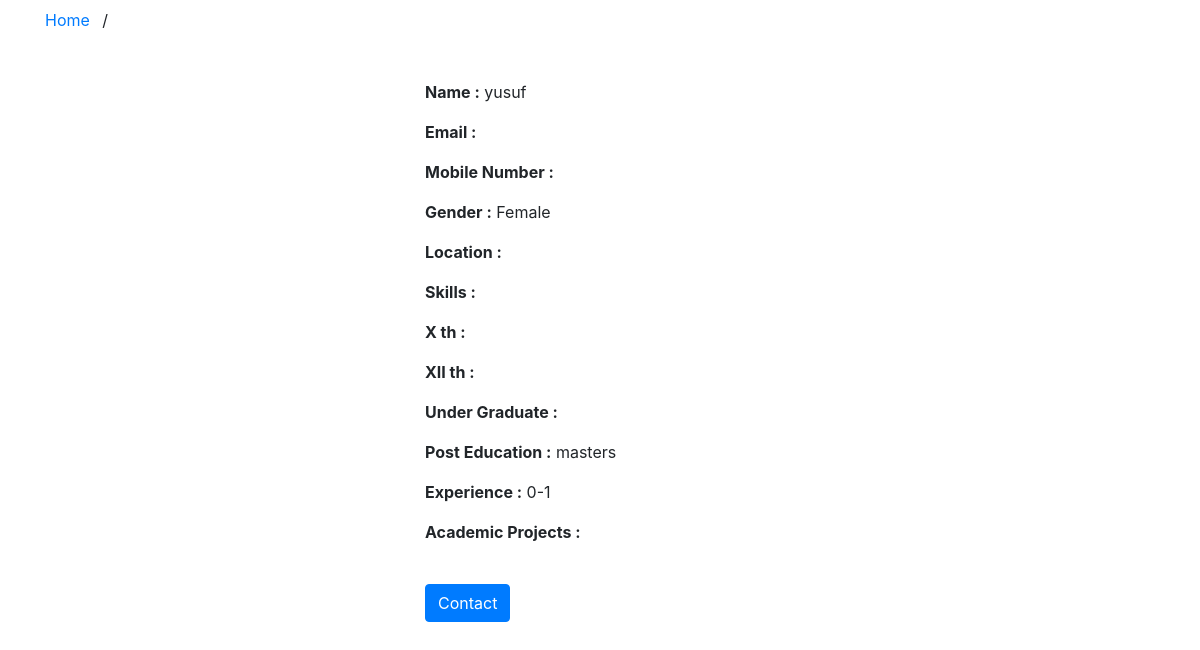
The app's page /JobApp/dashboard/employer/applicant_details/1, older data.
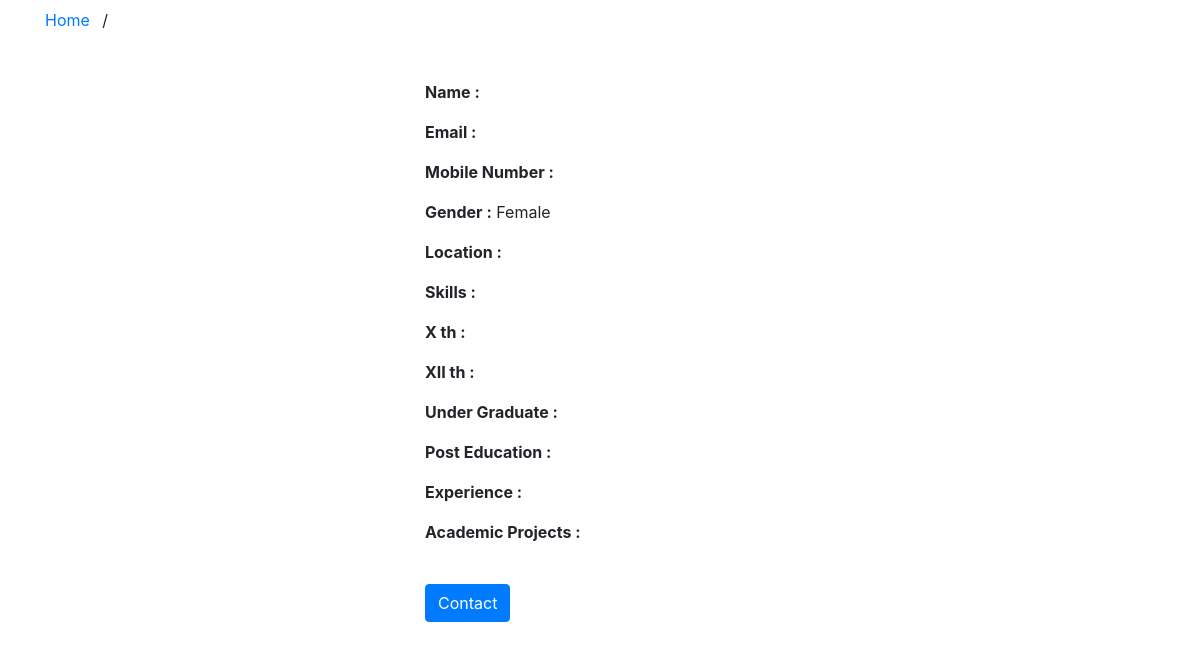
The same page, newer data.
### users/models.py (models this page shows, shortened)
class CustomUser(AbstractBaseUser,PermissionsMixin):
    username=None  #Removed the username field*/
    email = models.EmailField(_("email address"), unique=True)
    first_name = models.CharField(max_length=100)
    last_name = models.CharField(max_length=100)
    is_staff = models.BooleanField(default=False)
    is_active = models.BooleanField(default=True)
    date_joined = models.DateTimeField(_("join date"), default=timezone.now)
    USER_TYPE_CHOICES = (
        ('candidate', 'Candidate'),
        ('recruiter', 'Recruiter'),
    )
    user_type = models.CharField(max_length=10,choices=USER_TYPE_CHOICES)
    USERNAME_FIELD="email"
    REQUIRED_FIELDS=[]
    objects=CustomUserManager()

### Account/models.py (models this page shows, shortened)
class CandidateProfile(models.Model):
    USER_TYPE_CHOICES=CustomUser.USER_TYPE_CHOICES
    user = models.OneToOneField(CustomUser, on_delete=models.CASCADE)
    first_name=models.CharField(_("First Name"),default='xyz', max_length=50)
    last_name=models.CharField(_("Last Name"),default='xyz', max_length=50)
    education= models.CharField(_("Add your education criteria"), max_length=50,choices=EDUCATION_CHOICES,default='masters')
    experience=models.CharField(_("Your work wxperience level"), max_length=50,choices=EXPERIENCE_CHOICES, default='0-1')
    has_resume=models.BooleanField(_("Do you have resume"),default=True,max_length=5)
    resume=models.FileField(_("Upload your resume here"), upload_to='profiles/', max_length=100,blank=True)
    gender=models.CharField(_("Select your gender "), max_length=50,choices=gender_chioce,default="")
    bio=models.TextField(_("Write your bio here!"),blank=True)

### JobApp/views.py (the view)
# urls.py: path('dashboard/employer/applicant_details/<int:id>', views.applicant_details, name='applicant_details'),
def applicant_details(request,id):
    applicant=get_object_or_404(CustomUser,id=id)
    context={'applicant':applicant}
    template_name='JobApp/applicant_details.html'
    return render(request, template_name, context)

### templates/JobApp/applicant_details.html (shortened to what this page needs)
{% extends 'base.html' %}
{% load static %}
{% block content %}
    <section class="section-hero overlay inner-page bg-image"  style="background-image: url(/static/images/hero_4.jpg);" id="home-section">
      <div class="container">
        <div class="row">
          <div class="col-md-7">
            <div class="custom-breadcrumbs">
              <a href="">Home</a> <span class="mx-2 slash">/</span>
              <span class="text-white"><strong>Applicant</strong></span>
            </div>
          </div>
        </div>
      </div>
    </section>
    <section class="site-section block__18514" id="next-section">
      <div class="container">
        <div class="row">
          <div class="col-lg-3 mr-auto"></div>
          <div class="col-lg-8">
            <p><strong class="text-black">Name  :</strong> {{ applicant.candidateprofile.first_name }}</p>
            <p><strong class="text-black">Email  :</strong> {{ applicant.candidateprofile.cond_email }}</p>
            <p><strong class="text-black">Mobile Number  :</strong> {{ applicant.MobileNumber }}</p>
            <p><strong class="text-black">Gender  :</strong>
                {% if applicant.gender == 'm' %}
                    Male
                {% else %}
                    Female
                {% endif %}
            </p>
            <p><strong class="text-black">Location  :</strong> {{ applicant.candidateprofile.location }}</p>
            <p><strong class="text-black">Skills  :</strong> {{ applicant.candidateprofile.skill }}</p>
            <p><strong class="text-black">X th  :</strong> {{ applicant.Xth }}</p>
            <p><strong class="text-black">XII th  :</strong> {{ applicant.XIIth }}</p>
            <p><strong class="text-black">Under Graduate  :</strong> {{ applicant.UG }}</p>
            <p><strong class="text-black">Post Education  :</strong> {{ applicant.candidateprofile.education }}</p>
            <p><strong class="text-black">Experience  :</strong> {{ applicant.candidateprofile.experience }}</p>
            <p><strong class="text-black">Academic Projects  :</strong> {{ applicant.AcademicProjects }}</p>
            <p><a href="mailto:{{ applicant.email }}" class="btn btn-primary btn-md mt-4">Contact</a></p>
          </div>
        </div>
      </div>
    </section>
{% endblock %}

Row changes from the older to the newer data that the page shows:
no longer on this page (row edited): CustomUser: candidateprofile.first_name "yusuf", candidateprofile.education "masters", candidateprofile.experience "0-1"
